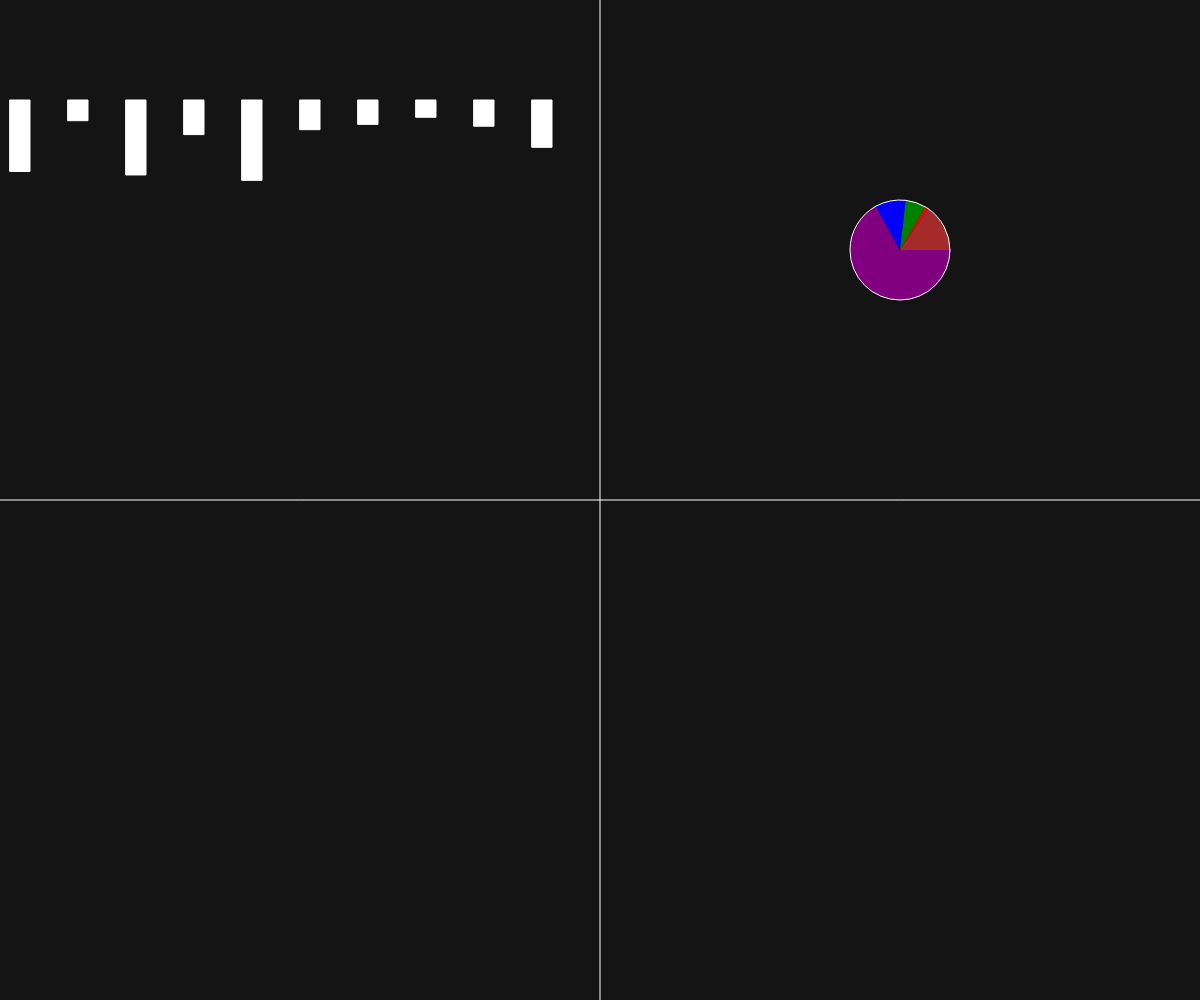
Frame 1 (no input)
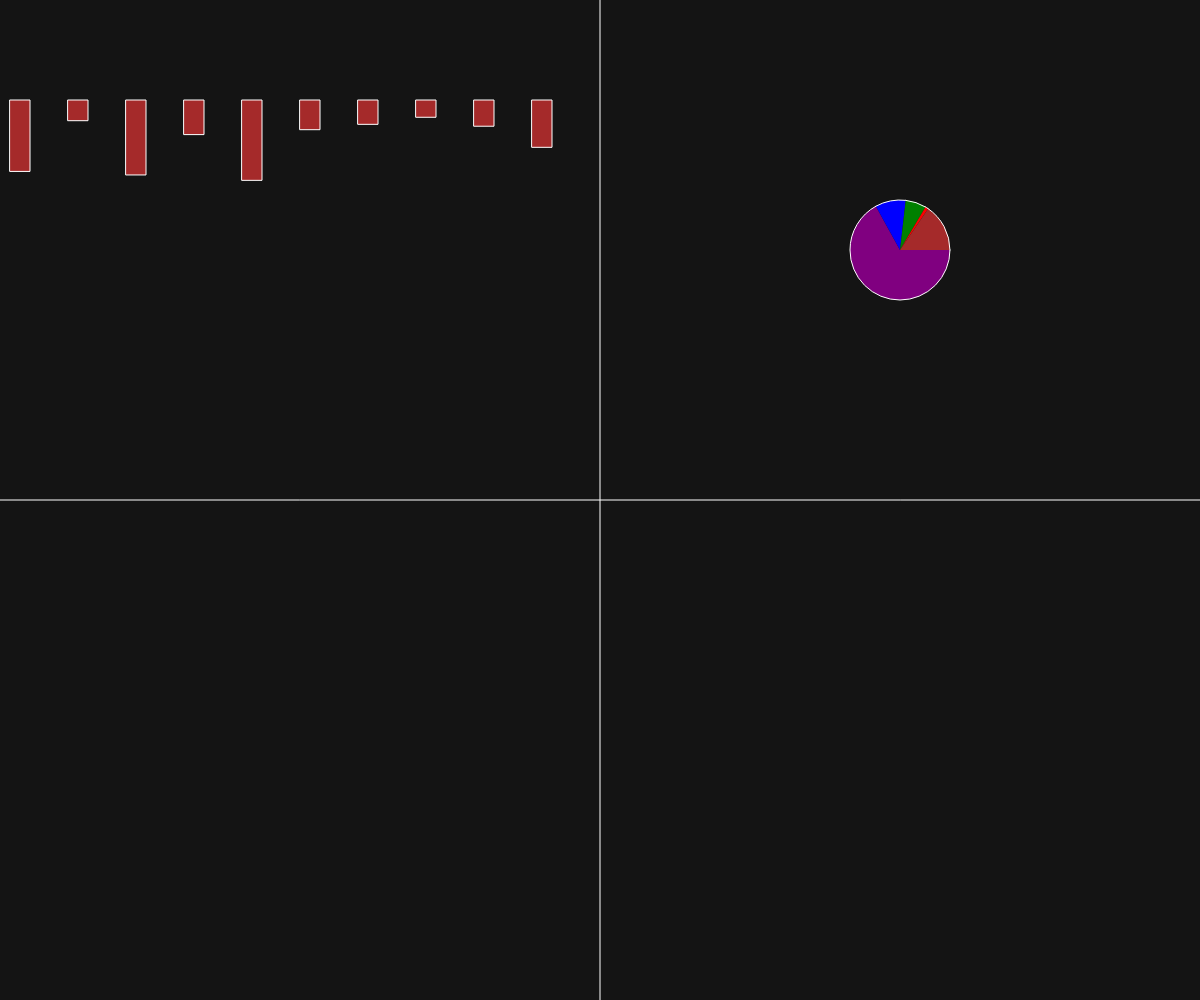
Frame 60 (no input)
Frame 120 (the mouse pressed at the canvas centre since frame 60): identical to frame 60, image omitted

The p5.js sketch that drew these frames (run headless with seeded random() and noise() and a simulated clock; from frame 60 on, the mouse is pressed at the canvas centre):

// p5.js sketch
// ── sketch.js
let arr = [];
let dataBar = [];
let dataPie = [];

function setup() {
  //put setup code here
  createCanvas(windowWidth, windowHeight)

  //mengisi array arr
  arr = [11, 12, 13, 14, 15];

  //mengisi array dataBarmenggunakan perulangan
  for (var i=0; i<10; i++) {
    dataBar[i] = random(0,100)
  }

  // data pie chart
  dataPie = [2345, 345, 234, 34, 543];
}

//membuat tampilan agar responsive
function windowResized() {
  resizeCanvas(windowWidth, windowHeight)
}

function draw() {
  background(20)

  //membuat garis pembagi pada layar
  stroke(255,255,255)
  line(0,
    windowHeight/2,
    windowWidth,
    windowHeight/2);
  
  line(windowWidth/2,
    0,
    windowWidth/2,
    windowHeight);

  //membuat diagram batang
  var dx = 25
  var x = 10
  var margin = 10
  var lebarBar = windowWidth/2 - 2*margin
  var dx = lebarBar / dataBar.length //untuk jarak antar batang

  for (var i=0; i<dataBar.length; i++) { 
    rect(x, //batang dimulai dari x
      y = 100, 
      width = 20,
      height = dataBar[i]) //tinggi batang sesuai data ke-i
    
    x = x + dx
  }

  //pie chart
  var total = 0;
  for (var i=0; i<dataPie.length; i++) {
    total = total + dataPie[i]
  }

  var colors = ['purple', 'blue', 'green', 'red','brown'];
  var lastAngle = 0;
  for (var i=0; i < dataPie.length; i++) {
    var angle = dataPie[i] / total*360;
    fill(colors[i])
    arc(
      x = 3/4 * windowWidth,
      y = 1/4 * windowHeight,
      width = 100,
      height = 100,
      angle1 = lastAngle,
      angle2 = lastAngle + radians(angle)
    )
    lastAngle = lastAngle + radians(angle)
  }
  console.log(total)
}
